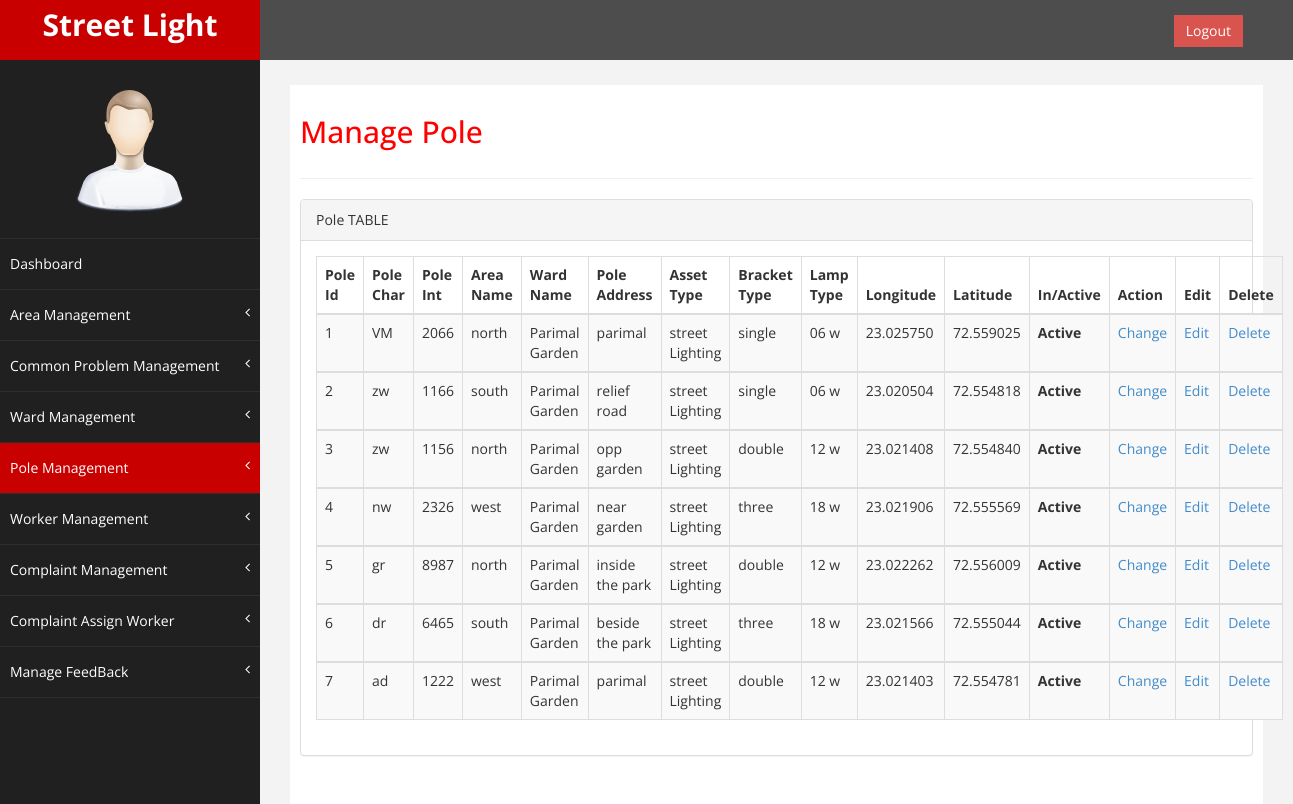
Page /admin/managepole.php on the committed database.
### tables this page shows
CREATE TABLE IF NOT EXISTS `pole_table` (
  `pole_id` int(11) NOT NULL AUTO_INCREMENT,
  `pole_char` varchar(20) NOT NULL,
  `pole_int` int(5) NOT NULL,
  `area_name` varchar(30) NOT NULL,
  `ward_name` varchar(30) NOT NULL,
  `pole_add` varchar(100) NOT NULL,
  `asset_type` varchar(30) NOT NULL,
  `bracket_type` varchar(50) NOT NULL,
  `lamp_type` varchar(30) NOT NULL,
  `longitude` decimal(9,6) NOT NULL,
  `latitude` decimal(9,6) NOT NULL,
  `is_active` int(11) NOT NULL,
  PRIMARY KEY (`pole_id`)
);

CREATE TABLE IF NOT EXISTS `area_table` (
  `area_id` int(11) NOT NULL AUTO_INCREMENT,
  `area_name` varchar(20) NOT NULL,
  `is_active` int(2) NOT NULL,
  PRIMARY KEY (`area_id`)
);

CREATE TABLE IF NOT EXISTS `ward_name_table` (
  `ward_id` int(11) NOT NULL AUTO_INCREMENT,
  `ward_name` varchar(20) NOT NULL,
  `area_id` int(11) NOT NULL,
  `is_active` int(2) NOT NULL,
  PRIMARY KEY (`ward_id`)
);

### admin/managepole.php (the view, shortened to what this page needs)
<?php
require "common/header.php";
require 'dbconnect.php';
$qry = "SELECT * FROM pole_table WHERE is_active!=2";
$rs = mysqli_query($conn,$qry);
?>
    <div id="wrapper">
        <nav class="navbar navbar-default navbar-cls-top " role="navigation" style="margin-bottom: 0">
            <div class="navbar-header">
                <a class="navbar-brand" href="dashboard.php">Street Light</a>
            </div>
  <div style="color: white;
padding: 15px 50px 5px 50px;
float: right;
font-size: 16px;">  <a href="logout.php" class="btn btn-danger square-btn-adjust">Logout</a> </div>
        </nav>
          <?php
  require "common/navigation.php";
?>
        <div id="page-wrapper" >
            <div id="page-inner">
                <div class="row">
                    <div class="col-md-12">
                     <h2>Manage Pole</h2>
                    </div>
                </div>
                  <hr />
                  <div class="row">
                <div class="col-md-12">
                    <div class="panel panel-default">
                        <div class="panel-heading">
                             Pole TABLE
                        </div>
                        <div class="panel-body">
                            <div class="table-responsive">
                                <table class="table table-striped table-bordered table-hover" id="">
                                    <thead>
                                        <tr>
                                            <th>Pole Id</th>
                                            <th>Pole Char</th>
                                            <th>Pole Int</th>
                                            <th>Area Name</th>
                                            <th>Ward Name</th>
                                            <th>Pole Address</th>
                                            <th>Asset Type</th>
                                            <th>Bracket Type</th>
                                            <th>Lamp Type</th>
                                            <th>Longitude</th>
                                            <th>Latitude</th>
                                            <th>In/Active</th>
                                            <th>Action</th>
                                            <th>Edit</th>
                                            <th>Delete</th>
                                        </tr>
                                    </thead>
                            <?php
                            if(mysqli_num_rows($rs) > 0)
                                {
                                    while($row = mysqli_fetch_assoc($rs))
                                    {
                            ?>
                                <tbody>
                                    <tr class="odd gradeX">
                                    <td><?php echo $row['pole_id']; ?></td>
                                    <td><?php echo $row['pole_char'];?></td>
                                    <td><?php echo $row['pole_int'];?></td>
                                    <td><?php  $r1=mysqli_query($conn,"SELECT `area_name` FROM `area_table` where `area_id`=".$row['area_name']); if($c1=mysqli_fetch_assoc($r1)){echo $c1['area_name'];} ?>
                                    </td>
                                    <td><?php  $r1=mysqli_query($conn,"SELECT `ward_name` FROM `ward_name_table` where `ward_id`=".$row['ward_name']); if($c1=mysqli_fetch_assoc($r1)){echo $c1['ward_name'];} ?>
                                    </td>
                                    <td><?php echo $row['pole_add'];?></td>
                                    <td><?php echo $row['asset_type'];?></td>
                                    <td><?php echo $row['bracket_type'];?></td>
                                    <td><?php echo $row['lamp_type'];?></td>
                                    <td><?php echo $row['longitude'];?></td>
                                    <td><?php echo $row['latitude'];?></td>
                                    <th><?php if($row['is_active']==1){echo "Active";}else{echo "Blocked";} ?></th>
                                    <td><a href="actionpole.php?pole_id=<?php echo $row['pole_id']; ?>&status=<?php echo $row['is_active']; ?>">Change</a></td>
                                    <td><a href="editpole.php?pole_id=<?php echo $row['pole_id']; ?>">Edit</a></td>
                                    <td><a href="deletepole.php?pole_id=<?php echo $row['pole_id']; ?>">Delete</a></td>
                                </tr>
                            <?php   }
                                }
                                else
                                {
                                echo "0 Rows Returned!";
                                }
                            ?>
                                    </tbody>
                                </table>
                            </div>
                        </div>
                    </div>
                </div>
            </div>
        </div>
    </div>
    <?php require "common/footer.php"; ?>

### admin/common/header.php (shortened to what this page needs)
<!DOCTYPE html>
<html>
<head>
    <link href="css/bootstrap.css" rel="stylesheet" />
    <link href="css/font-awesome.css" rel="stylesheet" />
    <link href="js/morris/morris-0.4.3.min.css" rel="stylesheet" />
    <link href="css/custom.css" rel="stylesheet" />
       <link href="js/dataTables/dataTables.bootstrap.css" rel="stylesheet" />
</head>
<body>

### admin/common/navigation.php (shortened to what this page needs)
<?PHP $page = basename($_SERVER['PHP_SELF']); ?>
<html>
<body>
  <nav class="navbar-default navbar-side" role="navigation">
            <div class="sidebar-collapse">
                <ul class="nav" id="main-menu">
                     <li class="text-center">
                        <img src="img/find_user.png" class="user-image img-responsive"/>
                    </li>
                    <li>
                        <a class = "<?PHP echo ($page=="dashboard.php") ? "active-menu" : ""; ?>"  href="dashboard.php"> Dashboard</a>
                    </li>
                    <li>
                        <a href="#" class="<?PHP echo ($page=="addarea.php") ? "active-menu" : ""; ?> <?PHP echo ($page=="managearea.php") ? "active-menu" : ""; ?>">Area Management<span class="fa arrow"></span></a>
                    </li>
                    <li>
                        <a href="#" class="<?PHP echo ($page=="addcomplaint.php") ? "active-menu" : ""; ?> <?PHP echo ($page=="managecomplaint.php") ? "active-menu" : ""; ?>">Common Problem Management<span class="fa arrow"></span></a>
                    </li>
                      <li>
                        <a href="#" class="<?PHP echo ($page=="addward.php") ? "active-menu" : ""; ?> <?PHP echo ($page=="manageward.php") ? "active-menu" : ""; ?>">Ward Management<span class="fa arrow"></span></a>
                      </li>
                       <li>
                        <a href="#" class="<?PHP echo ($page=="addpole.php") ? "active-menu" : ""; ?> <?PHP echo ($page=="managepole.php") ? "active-menu" : ""; ?>">Pole Management<span class="fa arrow"></span></a>
                      </li>
                      <li>
                        <a href="#" class="<?PHP echo ($page=="addworker.php") ? "active-menu" : ""; ?> <?PHP echo ($page=="manageworker.php") ? "active-menu" : ""; ?>">Worker Management<span class="fa arrow"></span></a>
                      </li>
                    <li>
                        <a href="#" class="<?PHP echo ($page=="usercomplaint.php") ? "active-menu" : ""; ?>">Complaint Management<span class="fa arrow"></span></a>
                    </li>
                      <li>
                        <a href="#" class="<?PHP echo ($page=="complaint_assign_worker.php") ? "active-menu" : ""; ?>">Complaint Assign Worker<span class="fa arrow"></span></a>
                    </li>
                    <li>
                        <a href="#" class="<?PHP echo ($page=="managefeedback.php") ? "active-menu" : ""; ?>"> Manage FeedBack<span class="fa arrow"></span></a>
                    </li>
                </ul>
            </div>
  </nav>
</body>
</html>

### admin/common/footer.php (shortened to what this page needs)
</body>
</html>

### admin/css/custom.css (style rules this page uses)
body { font-family: 'Open Sans', sans-serif; }
#wrapper { width: 100%; background:#202020; }
#page-wrapper { padding: 15px 15px; min-height: 600px; background:#F3F3F3; }
#page-inner { width:100%; margin:10px 20px 10px 0px; background-color:#fff!important; padding:10px; min-height:1200px; }
.text-center { text-align:center; }
h2 { color: #f00; }
.square-btn-adjust { border: 0px solid transparent; -webkit-border-radius: 0px; -moz-border-radius: 0px; border-radius: 0px; }
.user-image { margin: 25px auto; -webkit-border-radius: 10px; -moz-border-radius: 10px; border-radius: 10px; max-height:170px; max-width:170px; }
.navbar-cls-top .navbar-brand { color: #fff; background: #C90000; width: 260px; text-align: center; height: 60px; font-size: 30px; font-weight: 700; }
.active-menu { background-color:#C90000!important; }
.arrow { float: right; }
.fa.arrow:before { content: "\f104"; }
.sidebar-collapse , .sidebar-collapse .nav { background:none; }
.sidebar-collapse .nav { padding:0; }
.sidebar-collapse .nav > li > a { color:#fff; background:#202020; text-shadow:none; }
.sidebar-collapse > .nav > li > a { padding:15px 10px; }
.sidebar-collapse > .nav > li { border-bottom: 1px solid rgba(107, 108, 109, 0.19); }
.navbar-side { border:none; background-color: #202020; }
.navbar-cls-top { background:#4D4D4D; border-bottom:none; }
.navbar-default { border:0px solid black; }
.navbar-header { background: #A70303; }
@media (min-width:768px) { #page-wrapper { margin: 0 0 0 260px; padding: 15px 30px; min-height: 1200px; } }
@media (min-width:768px) { .navbar-side { z-index: 1; position: absolute; width: 260px; } }
@media (min-width:768px) { .navbar { border-radius: 0px; } }

### rows in the picture
pole_table: pole_id "1", pole_char "VM", pole_int "2066", area_table.area_name "north", ward_name_table.ward_name "Parimal Garden", pole_add "parimal", asset_type "street Lighting", bracket_type "single", lamp_type "06 w", longitude "23.025750", latitude "72.559025", is_active "Active"
pole_table: pole_id "2", pole_char "zw", pole_int "1166", area_table.area_name "south", ward_name_table.ward_name "Parimal Garden", pole_add "relief road", asset_type "street Lighting", bracket_type "single", lamp_type "06 w", longitude "23.020504", latitude "72.554818", is_active "Active"
pole_table: pole_id "3", pole_char "zw", pole_int "1156", area_table.area_name "north", ward_name_table.ward_name "Parimal Garden", pole_add "opp garden", asset_type "street Lighting", bracket_type "double", lamp_type "12 w", longitude "23.021408", latitude "72.554840", is_active "Active"
pole_table: pole_id "4", pole_char "nw", pole_int "2326", area_table.area_name "west", ward_name_table.ward_name "Parimal Garden", pole_add "near garden", asset_type "street Lighting", bracket_type "three", lamp_type "18 w", longitude "23.021906", latitude "72.555569", is_active "Active"
pole_table: pole_id "5", pole_char "gr", pole_int "8987", area_table.area_name "north", ward_name_table.ward_name "Parimal Garden", pole_add "inside the park", asset_type "street Lighting", bracket_type "double", lamp_type "12 w", longitude "23.022262", latitude "72.556009", is_active "Active"
pole_table: pole_id "6", pole_char "dr", pole_int "6465", area_table.area_name "south", ward_name_table.ward_name "Parimal Garden", pole_add "beside the park", asset_type "street Lighting", bracket_type "three", lamp_type "18 w", longitude "23.021566", latitude "72.555044", is_active "Active"
pole_table: pole_id "7", pole_char "ad", pole_int "1222", area_table.area_name "west", ward_name_table.ward_name "Parimal Garden", pole_add "parimal", asset_type "street Lighting", bracket_type "double", lamp_type "12 w", longitude "23.021403", latitude "72.554781", is_active "Active"
